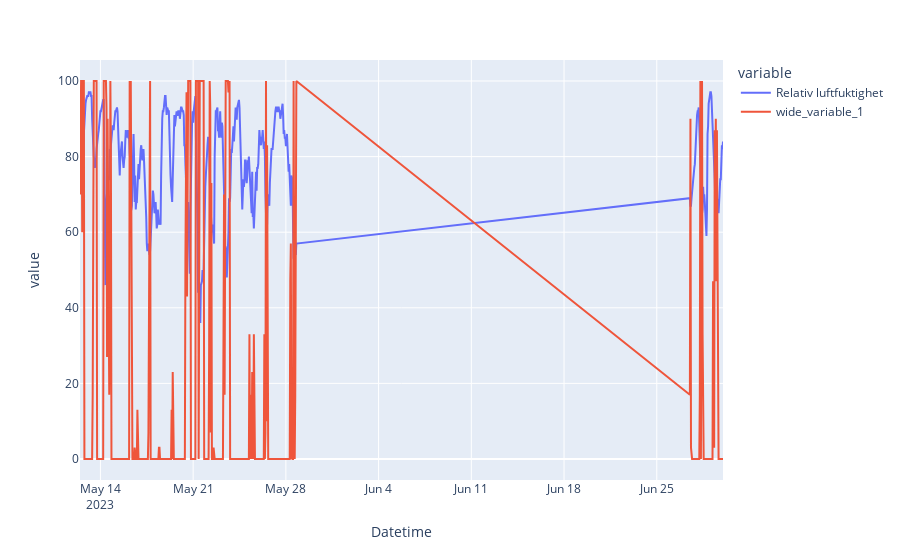

The notebook cell saved with this chart:
### Code cell
june_2023_data = merged_df[(merged_df['Datetime'] >= '2023-05-01') & (merged_df['Datetime'] <= '2023-06-30')]


unique_dates = june_2023_data['Datetime'].dt.date.unique()

solskinstideq = june_2023_data['Solskinstid'] * 10

fig = px.line(june_2023_data, x= 'Datetime', y= ['Relativ luftfuktighet', solskinstideq])
fig

### Figure 1 — Plotly figure (JSON) as saved in the notebook; plotly's stock layout.template omitted (floating-point values rounded to 4 significant figures; data arrays with more than 128 entries replaced by an {"elided": "..."} marker saying what was removed)
{"data": [{"hovertemplate": "variable=Relativ luftfuktighet<br>Datetime=%{x}<br>value=%{y}<extra></extra>", "legendgroup": "Relativ luftfuktighet", "line": {"color": "#636efa", "dash": "solid"}, "marker": {"symbol": "circle"}, "mode": "lines", "name": "Relativ luftfuktighet", "orientation": "v", "showlegend": true, "type": "scatter", "x": {"elided": "454 str values"}, "xaxis": "x", "y": {"elided": "454 int values"}, "yaxis": "y"}, {"hovertemplate": "variable=wide_variable_1<br>Datetime=%{x}<br>value=%{y}<extra></extra>", "legendgroup": "wide_variable_1", "line": {"color": "#EF553B", "dash": "solid"}, "marker": {"symbol": "circle"}, "mode": "lines", "name": "wide_variable_1", "orientation": "v", "showlegend": true, "type": "scatter", "x": {"elided": "454 str values"}, "xaxis": "x", "y": {"elided": "454 int values"}, "yaxis": "y"}], "layout": {"legend": {"title": {"text": "variable"}, "tracegroupgap": 0}, "margin": {"t": 60}, "xaxis": {"anchor": "y", "domain": [0, 1], "title": {"text": "Datetime"}}, "yaxis": {"anchor": "x", "domain": [0, 1], "title": {"text": "value"}}}}
